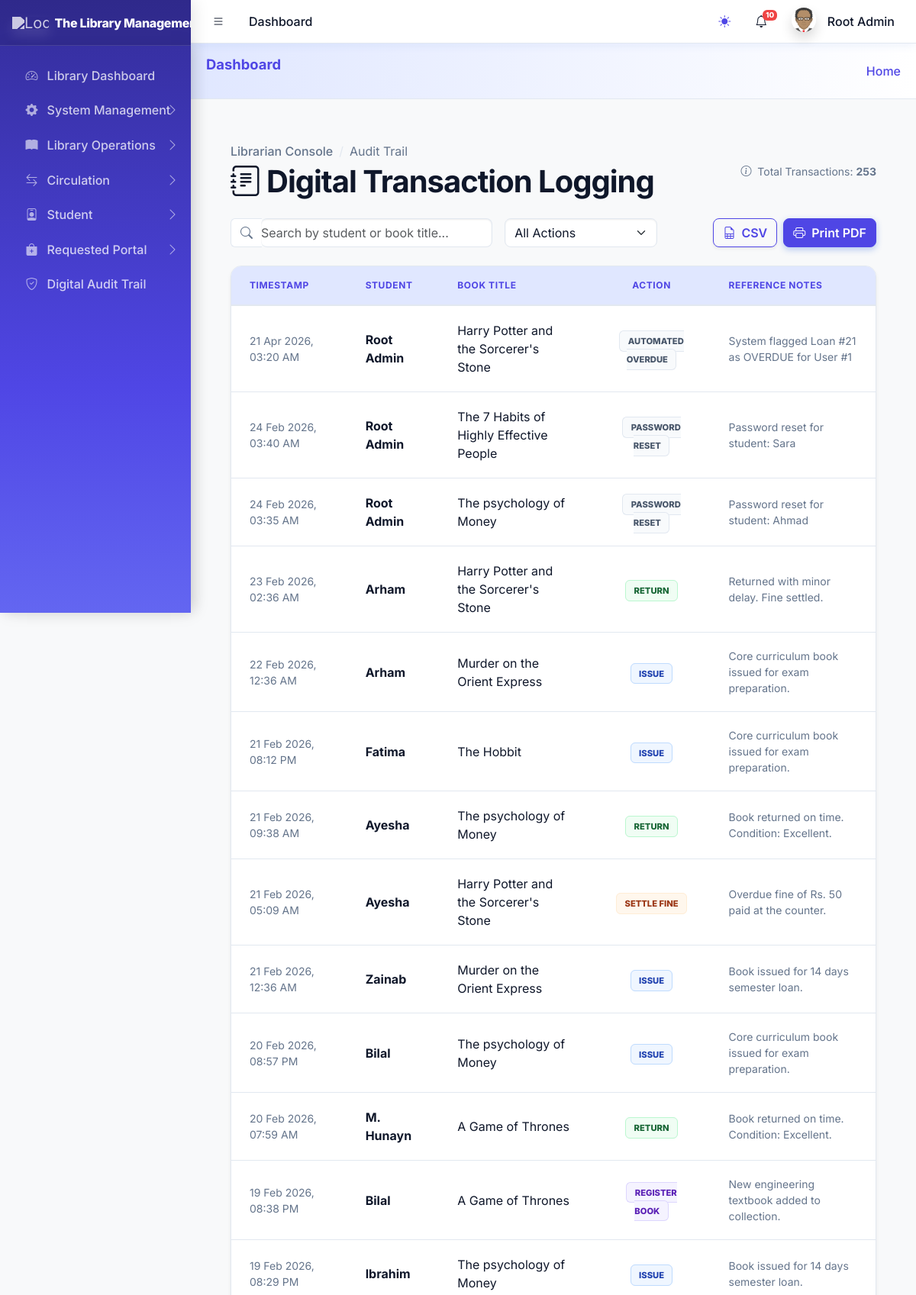
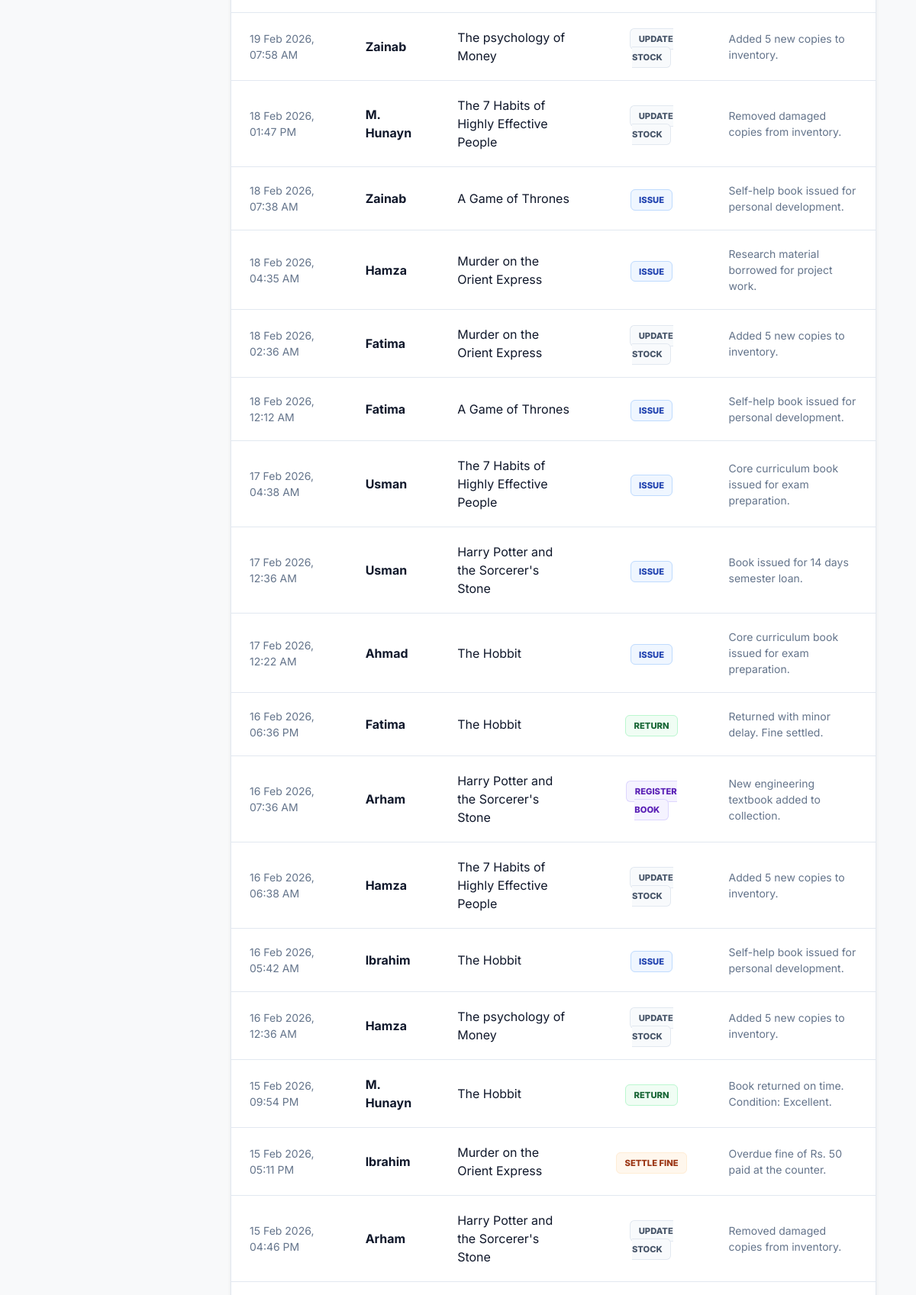
/dashboards/librarian/audit_trail.php (signed in, upper part), run on the app's committed database (2 pictures, top to bottom).
### tables this page shows
CREATE TABLE `sys_pages` (
  `id` int(11) NOT NULL,
  `parent_id` int(11) DEFAULT 0,
  `page_name` varchar(100) NOT NULL,
  `page_url` varchar(255) DEFAULT '#',
  `icon_class` varchar(50) DEFAULT 'bi bi-circle',
  `sort_order` int(11) DEFAULT 0
);

CREATE TABLE `lib_transactions` (
  `id` int(11) NOT NULL,
  `user_id` int(11) DEFAULT NULL,
  `book_id` int(11) DEFAULT NULL,
  `action` varchar(50) DEFAULT NULL,
  `transaction_date` timestamp NOT NULL DEFAULT current_timestamp(),
  `notes` text DEFAULT NULL
);

CREATE TABLE `users` (
  `id` int(11) NOT NULL,
  `name` varchar(100) NOT NULL,
  `email` varchar(100) NOT NULL,
  `avatar` varchar(255) DEFAULT NULL,
  `phone` varchar(20) DEFAULT NULL,
  `password` varchar(255) NOT NULL,
  `role` varchar(50) NOT NULL,
  `department` varchar(100) DEFAULT 'General',
  `identity_no` varchar(50) DEFAULT NULL,
  `fines` decimal(10,2) DEFAULT 0.00,
  `borrow_limit` int(11) DEFAULT 5,
  `registration_no` varchar(50) DEFAULT NULL,
  `is_active` tinyint(1) DEFAULT 1,
  `created_at` timestamp NOT NULL DEFAULT current_timestamp()
);

CREATE TABLE `lib_books` (
  `id` int(11) NOT NULL,
  `title` varchar(255) NOT NULL,
  `author_id` int(11) DEFAULT NULL,
  `category_id` int(11) DEFAULT NULL,
  `isbn` varchar(20) DEFAULT NULL,
  `total_copies` int(11) DEFAULT 1,
  `available_copies` int(11) DEFAULT 1,
  `cover_image` varchar(255) DEFAULT NULL,
  `status` enum('available','low_stock','out_of_stock') DEFAULT 'available',
  `is_issueable` tinyint(1) DEFAULT 1,
  `fine_per_day` decimal(10,2) NOT NULL DEFAULT 10.00,
  `book_type` varchar(50) DEFAULT 'Textbook',
  `created_at` timestamp NOT NULL DEFAULT current_timestamp()
);

### core/library_functions.php (called while the page is built, shortened)
<?php
class Library {
    private $pdo;
    public function __construct($pdo) {
        $this->pdo = $pdo;
    }
    public function getTransactions() {
        return $this->pdo->query("SELECT t.*, u.name as user_name, b.title as book_title FROM lib_transactions t JOIN users u ON t.user_id = u.id JOIN lib_books b ON t.book_id = b.id ORDER BY t.transaction_date DESC")->fetchAll();
    }
}
?>

### dashboards/librarian/audit_trail.php (the view, shortened to what this page needs)
<?php
require_once '../../core/audit_helper.php';
require_once '../../includes/header.php';
require_once '../../core/library_functions.php';
$lib = new Library($pdo);
$transactions = $lib->getTransactions();
?>
<div class="trail-wrapper">
    <div class="d-flex justify-content-between align-items-center mb-4">
        <div>
            <nav aria-label="breadcrumb">
                <ol class="breadcrumb mb-1">
                    <li class="breadcrumb-item"><a href="librarian_dashboard.php" class="text-decoration-none text-muted">Librarian Console</a></li>
                    <li class="breadcrumb-item active">Audit Trail</li>
                </ol>
            </nav>
            <h1 class="page-title m-0"><i class="bi bi-journal-text me-2"></i>Digital Transaction Logging</h1>
        </div>
        <div class="text-muted small">
            <i class="bi bi-info-circle me-1"></i> Total Transactions: <strong><?= count($transactions) ?></strong>
        </div>
    </div>
    <div class="row align-items-center mb-4 g-3 d-print-none">
        <div class="col-md-5">
            <div class="input-group">
                <span class="input-group-text bg-white border-end-0"><i class="bi bi-search text-muted"></i></span>
                <input type="text" id="trailSearch" class="form-control border-start-0 ps-0" placeholder="Search by student or book title...">
            </div>
        </div>
        <div class="col-md-3">
            <select id="actionFilter" class="form-select">
                <option value="ALL">All Actions</option>
            </select>
        </div>
        <div class="col-md-4 text-md-end d-flex gap-2 justify-content-md-end">
            <button id="exportCsv" class="btn btn-outline-primary fw-bold shadow-sm">
                <i class="bi bi-file-earmark-spreadsheet me-2"></i>CSV
            </button>
            <button onclick="window.print()" class="btn btn-primary fw-bold shadow-sm">
                <i class="bi bi-printer me-2"></i>Print PDF
            </button>
        </div>
    </div>
    <div class="card glass-card">
        <div class="table-responsive">
            <table class="table table-trail mb-0" id="trailTable">
                <thead>
                    <tr>
                        <th>Timestamp</th>
                        <th>Student</th>
                        <th>Book Title</th>
                        <th class="text-center">Action</th>
                        <th>Reference Notes</th>
                    </tr>
                </thead>
                <tbody id="trailBody">
                    <?php if (empty($transactions)): ?>
                        <tr class="no-results"><td colspan="5" class="text-center py-5 text-muted">No transaction logs available yet.</td></tr>
                    <?php else: foreach ($transactions as $t): ?>
                        <tr class="trail-row" data-action="<?= $t['action'] ?>">
                            <td class="text-muted small"><?= date('d M Y, h:i A', strtotime($t['transaction_date'])) ?></td>
                            <td class="fw-bold text-dark search-cell"><?= htmlspecialchars($t['user_name']) ?></td>
                            <td class="search-cell"><?= htmlspecialchars($t['book_title']) ?></td>
                            <td class="text-center">
                                <?php
                                    $badgeClass = 'badge-system';
                                    if ($t['action'] == 'ISSUE') $badgeClass = 'badge-issue';
                                    elseif ($t['action'] == 'RETURN') $badgeClass = 'badge-return';
                                    elseif ($t['action'] == 'SETTLE_FINE') $badgeClass = 'badge-fine';
                                    elseif ($t['action'] == 'REGISTER_BOOK') $badgeClass = 'badge-register';
                                ?>
                                <span class="action-badge <?= $badgeClass ?>">
                                    <?= str_replace('_', ' ', $t['action']) ?>
                                </span>
                            </td>
                            <td class="small text-muted italic"><?= htmlspecialchars($t['notes'] ?: 'N/A') ?></td>
                        </tr>
                    <?php endforeach; endif; ?>
                </tbody>
            </table>
        </div>
    </div>
</div>
<?php require_once '../../includes/footer.php'; ?>

### includes/sidebar.php (shortened to what this page needs)
<aside class="app-sidebar bg-body-secondary shadow">
    <div class="sidebar-brand d-flex align-items-center justify-content-between px-3">
        <a href="<?= BASE_URL ?>index.php" class="brand-link flex-grow-1">
            <img src="<?= $settings['system_logo'] ?>" alt="Logo" class="brand-image opacity-75 shadow">
            <span class="brand-text fw-light"><?= $settings['system_name'] ?></span>
        </a>
    </div>
    <div class="sidebar-wrapper">
        <nav class="mt-2">
            <ul class="nav sidebar-menu flex-column" data-lte-toggle="treeview" role="menu" data-accordion="false">
                <?php
                function isMenuPageActive($pdo, $pageId, $currentBasename, $userRole)
                {
                    $stmt = $pdo->prepare("SELECT page_url FROM sys_pages WHERE id = ?");
                    $stmt->execute([$pageId]);
                    $page = $stmt->fetch();
                    $sql = "
                        SELECT p.id FROM sys_pages p
                        JOIN role_access ra ON p.id = ra.page_id
                        WHERE p.parent_id = ? AND ra.role_key = ?
                    ";
                    $stmt = $pdo->prepare($sql);
                    $stmt->execute([$pageId, $userRole]);
                    $children = $stmt->fetchAll();
                    foreach ($children as $child) {
                        if (isMenuPageActive($pdo, $child['id'], $currentBasename, $userRole)) {
                            return true;
                        }
                    }
                    return false;
                }
                function buildMenu($pdo, $parentId = 0, $userRole, $currentBasename, $skipIds = [])
                {
                    $sql = "
                        SELECT p.* FROM sys_pages p
                        JOIN role_access ra ON p.id = ra.page_id
                        WHERE p.parent_id = ? AND ra.role_key = ?
                        ORDER BY p.sort_order ASC
                    ";
                    $stmt = $pdo->prepare($sql);
                    $stmt->execute([$parentId, $userRole]);
                    $items = $stmt->fetchAll();
                    foreach ($items as $item) {
                        $childStmt = $pdo->prepare("SELECT COUNT(*) FROM sys_pages WHERE parent_id = ?");
                        $childStmt->execute([$item['id']]);
                        $hasChildren = $childStmt->fetchColumn() > 0;
                        $isActive = isMenuPageActive($pdo, $item['id'], $currentBasename, $userRole);
                        $menuOpen = ($hasChildren && $isActive) ? 'menu-open' : '';
                        $activeClass = $isActive ? 'active' : '';
                        echo '<li class="nav-item ' . $menuOpen . '">';
                        echo '<a href="' . ($hasChildren ? '#' : BASE_URL . $item['page_url']) . '" class="nav-link ' . $activeClass . '">';
                        echo '<i class="nav-icon ' . $item['icon_class'] . '"></i>';
                        echo '<p>' . htmlspecialchars($item['page_name']);
                        if ($hasChildren) {
                            echo '<i class="nav-arrow bi bi-chevron-right"></i>';
                        }
                        echo '</p></a>';
                        if ($hasChildren) {
                            buildMenu($pdo, $item['id'], $userRole, $currentBasename, $skipIds);
                        }
                        echo '</li>';
                    }
                }
                $currentBasename = basename($_SERVER['PHP_SELF']);
                $userRole = $_SESSION['role'] ?? '';
                buildMenu($pdo, 0, $userRole, $currentBasename);
                ?>
            </ul>
        </nav>
    </div>
</aside>

### assets/css/theme.css (style rules this page uses)
:root { --erp-primary: #4f46e5; --erp-primary-dark: #3730a3; --erp-primary-light: #6366f1; --erp-primary-xlight:#e0e7ff; --erp-bg-main: #f8fafc; --erp-bg-soft: #f1f5f9; --erp-card-bg: #ffffff; --erp-text-main: #0f172a; --erp-text-secondary:#64748b; --erp-border: #e2e8f0; --erp-shadow: 0 4px 6px -1px rgba(15, 23, 42, 0.08), 0 2px 4px -2px rgba(15, 23, 42, 0.04); --erp-shadow-md: 0 10px 15px -3px rgba(15, 23, 42, 0.1), 0 4px 6px -4px rgba(15, 23, 42, 0.05); --erp-white: #ffffff; --erp-success: #10b981; --erp-warning: #f59e0b; --erp-danger: #ef4444; --erp-info: #0ea5e9; }
body { background-color: var(--erp-bg-main) !important; font-family: 'Inter', sans-serif !important; color: var(--erp-text-main); }
h1, h2, h3, h4, h5, h6, .page-title { color: var(--erp-text-main) !important; font-weight: 700 !important; }
a { color: var(--erp-primary); }
.app-sidebar, .main-sidebar, .sidebar-wrapper { background: linear-gradient(180deg, var(--erp-primary-dark) 0%, var(--erp-primary) 60%, var(--erp-primary-light) 100%) !important; border-right: none !important; box-shadow: 4px 0 20px rgba(0, 0, 0, 0.1) !important; transition: all 0.3s ease !important; }
.sidebar-brand { height: 3.75rem; background: rgba(0, 0, 0, 0.15) !important; border-bottom: 1px solid rgba(255, 255, 255, 0.12) !important; }
.brand-link .brand-text { color: #ffffff !important; font-weight: 800 !important; font-size: 1rem; letter-spacing: -0.3px; }
.brand-link img { filter: brightness(0) invert(1); }
.app-sidebar .sidebar-wrapper .nav-link, .sidebar-menu .nav-item .nav-link { color: rgba(255, 255, 255, 0.75) !important; font-weight: 500; border-radius: 8px !important; margin: 2px 8px !important; padding: 0.55rem 0.85rem !important; transition: all 0.2s ease; }
.app-sidebar .sidebar-wrapper .nav-link i, .sidebar-menu .nav-item .nav-link i { color: rgba(255, 255, 255, 0.6) !important; font-size: 1rem; }
.card, .premium-card, .stat-card-custom { background-color: var(--erp-card-bg) !important; border: 1px solid var(--erp-border) !important; border-radius: 14px !important; box-shadow: var(--erp-shadow) !important; transition: all 0.25s cubic-bezier(0.4, 0, 0.2, 1); }
.btn-primary { background-color: var(--erp-primary) !important; border-color: var(--erp-primary) !important; color: #ffffff !important; border-radius: 8px !important; font-weight: 600 !important; box-shadow: 0 3px 8px rgba(26, 86, 219, 0.3) !important; transition: all 0.2s ease; }
.btn-outline-primary { color: var(--erp-primary) !important; border-color: var(--erp-primary) !important; border-radius: 8px !important; font-weight: 600 !important; }
.table { --bs-table-color: var(--erp-text-main); --bs-table-border-color: var(--erp-border); color: var(--erp-text-main); }
.table thead th { background-color: var(--erp-primary-xlight) !important; color: var(--erp-primary) !important; font-weight: 700 !important; font-size: 0.82rem; text-transform: uppercase; letter-spacing: 0.5px; border-bottom: 2px solid var(--erp-border) !important; }
.form-control, .form-select { border-color: var(--erp-border) !important; border-radius: 8px !important; color: var(--erp-text-main) !important; background-color: var(--erp-card-bg) !important; transition: border-color 0.2s ease, box-shadow 0.2s ease; }
.input-group-text { background-color: var(--erp-primary-xlight) !important; border-color: var(--erp-border) !important; color: var(--erp-primary) !important; }
.breadcrumb { background: transparent; }
.breadcrumb-item a { color: var(--erp-primary); text-decoration: none; font-weight: 500; }
.breadcrumb-item.active { color: var(--erp-text-secondary); }
.breadcrumb-item + .breadcrumb-item::before { color: var(--erp-border); }
.text-dark, .text-body { color: var(--erp-text-main) !important; }
.text-secondary, .text-muted { color: var(--erp-text-secondary) !important; }
.bg-white { background-color: var(--erp-card-bg) !important; }

### data on the page
sys_pages: page_name "Library Dashboard"
sys_pages: page_name "System Management"
sys_pages: page_name "Library Operations"
sys_pages: page_name "Circulation"
sys_pages: page_name "Student"
sys_pages: page_name "Requested Portal"
sys_pages: page_name "Digital Audit Trail"
lib_transactions: transaction_date "21 Apr 2026, 03:20 AM", user.name "Root Admin", book.title "Harry Potter and the Sorcerer's Stone", action "AUTOMATED OVERDUE", notes "System flagged Loan #21 as OVERDUE for User #1"
lib_transactions: transaction_date "24 Feb 2026, 03:40 AM", user.name "Root Admin", book.title "The 7 Habits of Highly Effective People", action "PASSWORD RESET", notes "Password reset for student: Sara"
lib_transactions: transaction_date "24 Feb 2026, 03:35 AM", user.name "Root Admin", book.title "The psychology of Money", action "PASSWORD RESET", notes "Password reset for student: Ahmad"
lib_transactions: transaction_date "23 Feb 2026, 02:36 AM", user.name "Arham", book.title "Harry Potter and the Sorcerer's Stone", action "RETURN", notes "Returned with minor delay. Fine settled."
lib_transactions: transaction_date "22 Feb 2026, 12:36 AM", user.name "Arham", book.title "Murder on the Orient Express", action "ISSUE", notes "Core curriculum book issued for exam preparation."
lib_transactions: transaction_date "21 Feb 2026, 08:12 PM", user.name "Fatima", book.title "The Hobbit", action "ISSUE", notes "Core curriculum book issued for exam preparation."
lib_transactions: transaction_date "21 Feb 2026, 09:38 AM", user.name "Ayesha", book.title "The psychology of Money", action "RETURN", notes "Book returned on time. Condition: Excellent."
lib_transactions: transaction_date "21 Feb 2026, 05:09 AM", user.name "Ayesha", book.title "Harry Potter and the Sorcerer's Stone", action "SETTLE FINE", notes "Overdue fine of Rs. 50 paid at the counter."
lib_transactions: transaction_date "21 Feb 2026, 12:36 AM", user.name "Zainab", book.title "Murder on the Orient Express", action "ISSUE", notes "Book issued for 14 days semester loan."
lib_transactions: transaction_date "20 Feb 2026, 08:57 PM", user.name "Bilal", book.title "The psychology of Money", action "ISSUE", notes "Core curriculum book issued for exam preparation."
lib_transactions: transaction_date "20 Feb 2026, 07:59 AM", user.name "M. Hunayn", book.title "A Game of Thrones", action "RETURN", notes "Book returned on time. Condition: Excellent."
lib_transactions: transaction_date "19 Feb 2026, 08:38 PM", user.name "Bilal", book.title "A Game of Thrones", action "REGISTER BOOK", notes "New engineering textbook added to collection."
lib_transactions: transaction_date "19 Feb 2026, 08:29 PM", user.name "Ibrahim", book.title "The psychology of Money", action "ISSUE", notes "Book issued for 14 days semester loan."
lib_transactions: transaction_date "19 Feb 2026, 07:58 AM", user.name "Zainab", book.title "The psychology of Money", action "UPDATE STOCK", notes "Added 5 new copies to inventory."
lib_transactions: transaction_date "18 Feb 2026, 01:47 PM", user.name "M. Hunayn", book.title "The 7 Habits of Highly Effective People", action "UPDATE STOCK", notes "Removed damaged copies from inventory."
lib_transactions: transaction_date "18 Feb 2026, 07:38 AM", user.name "Zainab", book.title "A Game of Thrones", action "ISSUE", notes "Self-help book issued for personal development."
lib_transactions: transaction_date "18 Feb 2026, 04:35 AM", user.name "Hamza", book.title "Murder on the Orient Express", action "ISSUE", notes "Research material borrowed for project work."
lib_transactions: transaction_date "18 Feb 2026, 02:36 AM", user.name "Fatima", book.title "Murder on the Orient Express", action "UPDATE STOCK", notes "Added 5 new copies to inventory."
lib_transactions: transaction_date "18 Feb 2026, 12:12 AM", user.name "Fatima", book.title "A Game of Thrones", action "ISSUE", notes "Self-help book issued for personal development."
lib_transactions: transaction_date "17 Feb 2026, 04:38 AM", user.name "Usman", book.title "The 7 Habits of Highly Effective People", action "ISSUE", notes "Core curriculum book issued for exam preparation."
lib_transactions: transaction_date "17 Feb 2026, 12:36 AM", user.name "Usman", book.title "Harry Potter and the Sorcerer's Stone", action "ISSUE", notes "Book issued for 14 days semester loan."
lib_transactions: transaction_date "17 Feb 2026, 12:22 AM", user.name "Ahmad", book.title "The Hobbit", action "ISSUE", notes "Core curriculum book issued for exam preparation."
lib_transactions: transaction_date "16 Feb 2026, 06:36 PM", user.name "Fatima", book.title "The Hobbit", action "RETURN", notes "Returned with minor delay. Fine settled."
lib_transactions: transaction_date "16 Feb 2026, 07:36 AM", user.name "Arham", book.title "Harry Potter and the Sorcerer's Stone", action "REGISTER BOOK", notes "New engineering textbook added to collection."
lib_transactions: transaction_date "16 Feb 2026, 06:38 AM", user.name "Hamza", book.title "The 7 Habits of Highly Effective People", action "UPDATE STOCK", notes "Added 5 new copies to inventory."
lib_transactions: transaction_date "16 Feb 2026, 05:42 AM", user.name "Ibrahim", book.title "The Hobbit", action "ISSUE", notes "Self-help book issued for personal development."
lib_transactions: transaction_date "16 Feb 2026, 12:36 AM", user.name "Hamza", book.title "The psychology of Money", action "UPDATE STOCK", notes "Added 5 new copies to inventory."
lib_transactions: transaction_date "15 Feb 2026, 09:54 PM", user.name "M. Hunayn", book.title "The Hobbit", action "RETURN", notes "Book returned on time. Condition: Excellent."
lib_transactions: transaction_date "15 Feb 2026, 05:11 PM", user.name "Ibrahim", book.title "Murder on the Orient Express", action "SETTLE FINE", notes "Overdue fine of Rs. 50 paid at the counter."
lib_transactions: transaction_date "15 Feb 2026, 04:46 PM", user.name "Arham", book.title "Harry Potter and the Sorcerer's Stone", action "UPDATE STOCK", notes "Removed damaged copies from inventory."

### other printed values
$pageTitle "Dashboard"
$unreadCount "10"
$_SESSION['name'] "Root Admin"
$settings['system_name'] "The Library…"
count($transactions) "253"
